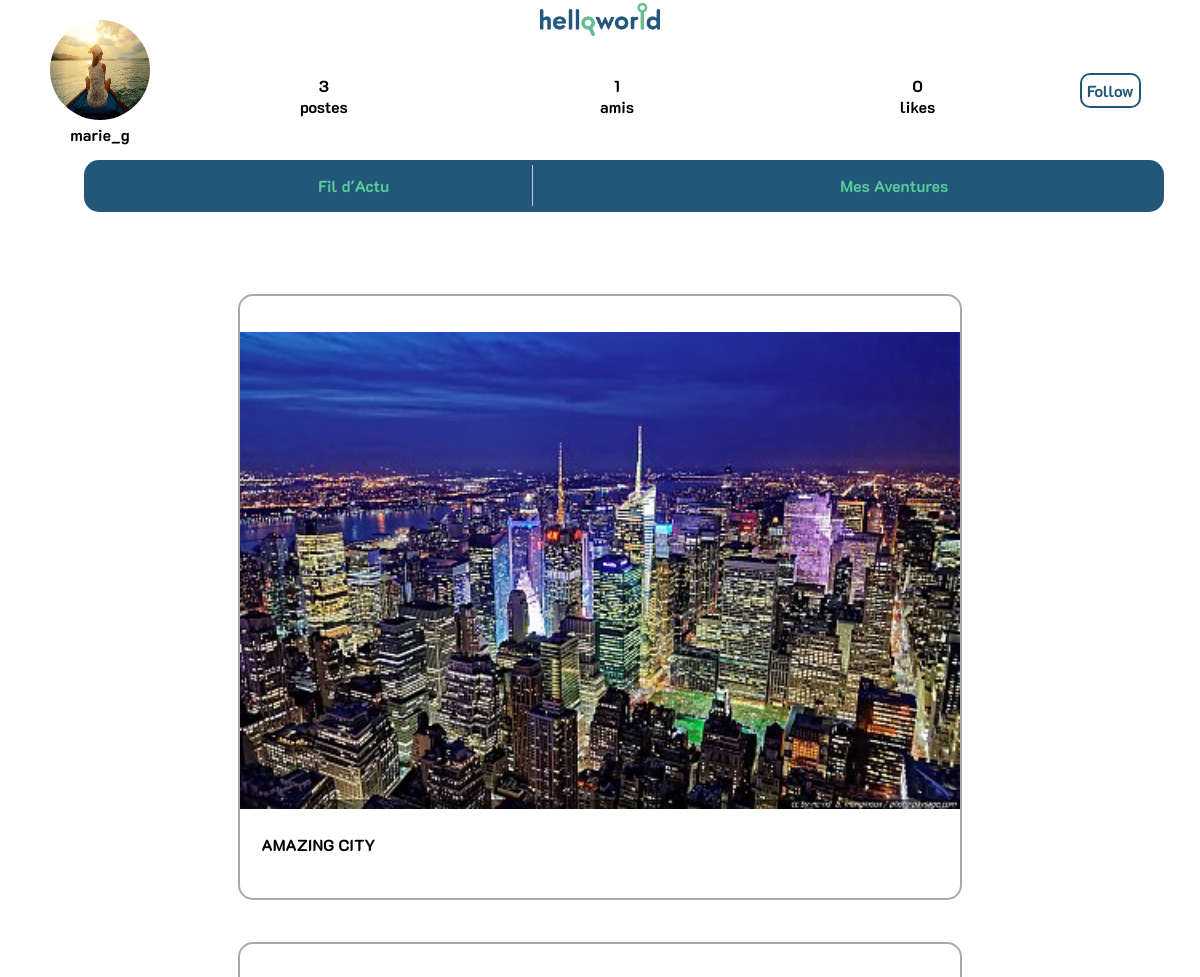
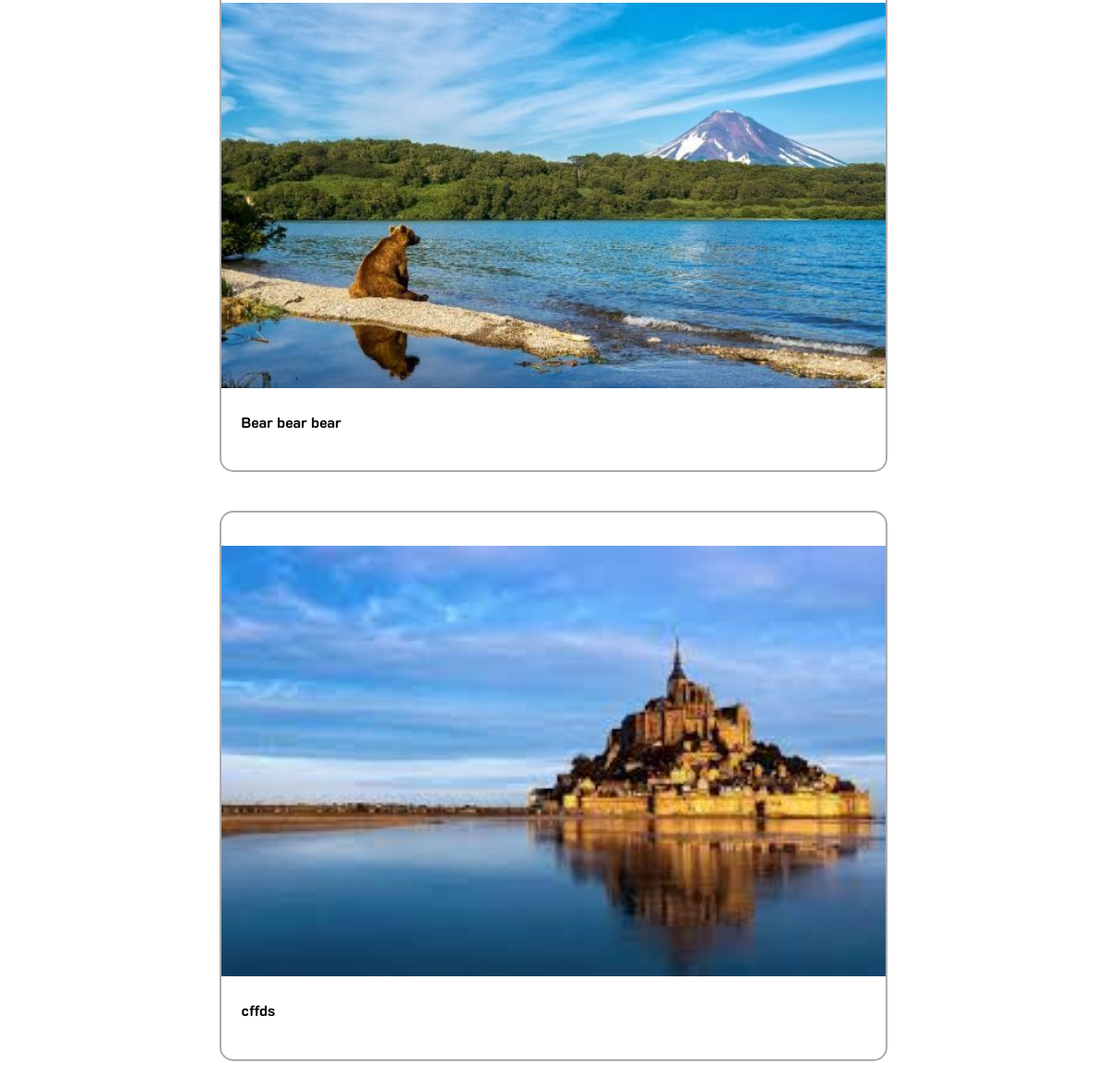
Screenshot of /profil.php?id=4 with the database file from the repository (2 pictures, top to bottom).
### tables this page shows
CREATE TABLE `utilisateur` (
  `id` int(11) NOT NULL,
  `prenom` varchar(50) DEFAULT NULL,
  `nom` varchar(50) DEFAULT NULL,
  `pseudo` varchar(50) DEFAULT NULL,
  `email` varchar(100) DEFAULT NULL,
  `mot_de_passe` varchar(100) DEFAULT NULL,
  `photo_profil` varchar(200) DEFAULT './images/photo_de_profil/avatar.png'
);

CREATE TABLE `post` (
  `id` int(11) NOT NULL,
  `image` varchar(200) DEFAULT NULL,
  `description` varchar(500) DEFAULT ' ',
  `id_destination` int(11) NOT NULL,
  `id_utilisateur` int(11) NOT NULL
);

### profil.php (the view, shortened to what this page needs)
<!DOCTYPE html>
<html>
<head>
	<link rel="stylesheet" type="text/css" href="style.css">
</head>
<?php
include("./fonctions_BDD.php");
$id = $_GET["id"];
$query = "SELECT id, pseudo, photo_profil FROM `utilisateur` WHERE id = '".$id."';";
$result = $conn->query($query);
$row = $result->fetch_assoc();
?>
<body>
<div id="entete_contenu_profil">
        <header>
            <div id="logo_site_profil" >
				<img src="./images/logo_site/logo1.png">
			</div>
            <br>
            <div id="mon_profil">
                <img src=<?php echo($row["photo_profil"]); ?>>
                <br/>
                <span>
                    <?php
                        echo($row["pseudo"]);
                    ?>
                </span>
            </div>
            <?php
                $query_post = "SELECT Count(*) AS nb_posts FROM `post` WHERE id_utilisateur = '".$id."';";
                $result_post = $conn->query($query_post);
                $row_post = $result_post->fetch_assoc();
            ?>
            <div id="mes_postes">
                <span>
                    <?php
                        echo($row_post['nb_posts']);
                    ?>
                </span>
                <br/>
                <span>postes</span>
            </div>
            <?php
                $query_amis = "SELECT COUNT(*) AS nb_amis FROM `ami` WHERE id_utilisateur = '".$id."';";
                $result_amis = $conn->query($query_amis);
                $row_amis = $result_amis->fetch_assoc();
            ?>
            <div id="amis">
                <span>
                    <?php
                        echo($row_amis['nb_amis']);
                    ?>
                </span>
                <br/>
                <span>amis</span>
            </div>
            <?php
                $query_likes = "SELECT COUNT(*) AS nb_likes FROM `like` lik INNER JOIN `post` pos ON lik.id_post = pos.id INNER JOIN `utilisateur`uti ON pos.id_utilisateur = uti.id WHERE uti.id = '".$id."';";
                $result_likes = $conn->query($query_likes);
                $row_likes = $result_likes->fetch_assoc();
            ?>
            <div id="likes">
                <span>
                    <?php
                        echo($row_likes['nb_likes']);
                    ?>
                </span>
                <br/>
                <span>likes</span>
            </div>
            <div id="bouton_follow">
                <?php
                    if($id != $_SESSION["userID"]){
                        $query_follow = "SELECT COUNT(*) FROM `ami`WHERE id_utilisateur = '".$_SESSION['userID']."' AND id_ami = '".$id."';";
                        $result_follow = $conn->query($query_follow);
                        $row_follow = $result_follow->fetch_assoc();
                        if($row_follow["COUNT(*)"] == 0){
                            ?>
                                <a id="follow_profil" onclick="loadSimple(<?php echo $id ?>)">Follow</a>
                            <?php
                        } else {
                            ?>
                                <a id="follow_profil" onclick="loadSimple(<?php echo $id ?>)">Ami</a>
                            <?php
                        }
                    }
                ?>
            </div>
            <nav id = "menu" class="menu_mon_profil">
                <ul>
                    <li><a href="fil_actu.php?connection=1">Fil d'Actu</a></li>
                    <li><a href="#">Mes Aventures</a></li>
                </ul>
            </nav>
        </header>
        <br>
    </div>
    <br><br><br><br><br><br><br><br><br><br><br><br><br><br>
    <?php
        if($row_post['nb_posts'] > 0){
            include("./post_profil.php");
        }
    ?>
    <br><br>
</body>
</html>

### post_profil.php (shortened to what this page needs)
<?php
$query = "SELECT id, id_utilisateur, image, description FROM `post` WHERE id_utilisateur = '".$_GET["id"]."'ORDER BY id DESC;";
$result = $conn->query($query);
while($row = $result->fetch_assoc()){
	$id_post = $row["id"];?>
	<div id="poste_p">
		<div id = "poste_header_profil">
		</div>
		<div id = "poste_image">
			<img src=<?php echo($row["image"]); ?>>
		</div>
		<div id = "poste_footer">
			<div id = "poste_description"><?php echo($row["description"]); ?></div>
			<br>
		</div>
	</div>
	<br><br>
<?php
	}
?>

### style.css (style rules this page uses)
body { font-family: k2d; margin: 0; padding: 0; background-color: white; }
header { height: 215px; background-color: white; }
#menu { background-color: #22577a; overflow: hidden; border-radius: 15px; width: 90%; margin: 0 auto; }
#menu ul { margin: 0; padding: 0%; list-style: none; display: flex; justify-content:space-around; border-radius: 10px; width: 100%; }
#menu li { width: 33%; }
#menu ul li { border-right: 1px solid rgba(255, 255, 255, 0.7); margin-top : 0.5%; margin-bottom : 0.5%; }
#menu ul :last-child { border-right: none; }
#menu ul li a { display: block; color: #57cc99; text-align: center; padding: 10px; text-decoration: none; border-radius: 15px; }
#poste_header_profil { padding-top: 5%; }
#poste_image { width: 100%; height: 65%; }
#poste_image img { width: 100%; height: 100%; }
#poste_footer { width: 94%; height: 15%; padding: 3%; }
#poste_description { font-family: k2d; height: 55%; }
#entete_contenu_profil { width: 100%; height: 10%; position: fixed; }
#logo_site_profil { padding-top: 0.25%; text-align: center; }
#logo_site_profil img { width: 10%; height: 10%; }
#mon_profil { position: absolute; top: 20px; left: 50px; text-align: center; }
#mon_profil img { width: 100px; height: 100px; border-radius: 50%; }
#mes_postes { position: absolute; top: 75px; left: 25%; text-align: center; font-weight: bold; }
#amis { position: absolute; top: 75px; left: 50%; text-align: center; font-weight: bold; }
#likes { position: absolute; top: 75px; left: 75%; text-align: center; font-weight: bold; }
#bouton_follow { position: absolute; top: 80px; left: 90%; }
#bouton_follow a { color: #22577a; border : solid 2px #22577a; border-radius: 10px; padding : 5px; }
.menu_mon_profil { position: absolute; width: 800%; top: 160px; left: 7%; }
#poste_p { width: 60%; height: 100%; border: 2px solid #aaa; border-radius: 15px; margin: auto; }

### rows the page displays
utilisateur: photo_profil (picture), pseudo "marie_g"
post: image (picture), description "AMAZING CITY"
post: image (picture), description "Bear bear bear"
post: image (picture), description "cffds"

### other values shown
$row_post['nb_posts'] "3"
$row_amis['nb_amis'] "1"
$row_likes['nb_likes'] "0"
